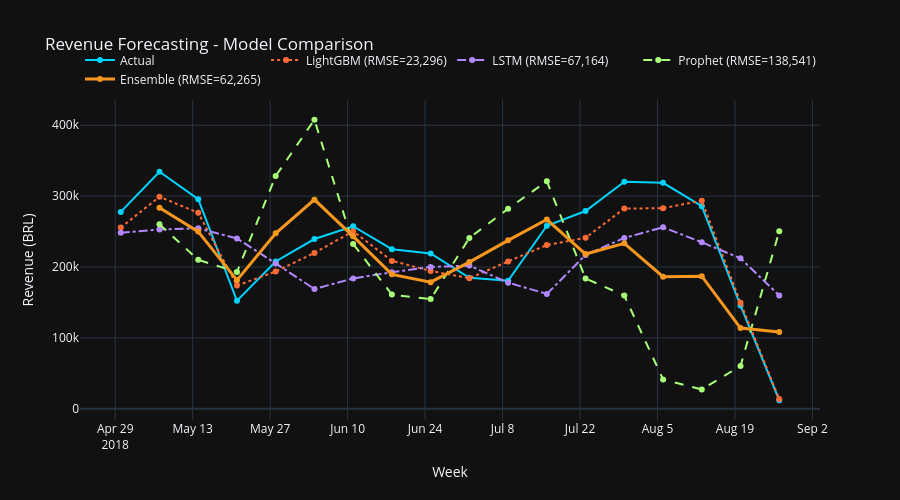

Notebook source saved alongside this figure:
### Markdown cell above
## 8. Biểu đồ so sánh model

### Code cell
plot_df = (
    lgb_results.rename(columns={"actual": "actual_lgb"})
    .merge(
        lstm_results.rename(columns={"actual": "actual_lstm"}),
        on="ds",
        how="outer",
    )
    .merge(
        prophet_results.rename(columns={"actual": "actual_prophet"}),
        on="ds",
        how="outer",
    )
    .merge(ensemble_results[["ds", "ensemble"]], on="ds", how="outer")
    .sort_values("ds")
)
plot_df["actual"] = (
    plot_df["actual_lgb"]
    .combine_first(plot_df["actual_prophet"])
    .combine_first(plot_df["actual_lstm"])
)

fig = go.Figure()

fig.add_trace(go.Scatter(
    x=plot_df["ds"],
    y=plot_df["actual"],
    name="Actual",
    line=dict(color="#00d4ff", width=2),
))
fig.add_trace(go.Scatter(
    x=plot_df["ds"],
    y=plot_df["lightgbm"],
    name=f"LightGBM (RMSE={rmse_lgb:,.0f})",
    line=dict(color="#ff6b35", width=2, dash="dot"),
))
fig.add_trace(go.Scatter(
    x=plot_df["ds"],
    y=plot_df["lstm"],
    name=f"LSTM (RMSE={rmse_lstm:,.0f})",
    line=dict(color="#b388ff", width=2, dash="dashdot"),
))
fig.add_trace(go.Scatter(
    x=plot_df["ds"],
    y=plot_df["prophet"],
    name=f"Prophet (RMSE={rmse_prophet:,.0f})",
    line=dict(color="#a8ff78", width=2, dash="dash"),
))
fig.add_trace(go.Scatter(
    x=plot_df["ds"],
    y=plot_df["ensemble"],
    name=f"Ensemble (RMSE={rmse_ensemble:,.0f})",
    line=dict(color="#f7971e", width=3),
))

fig.update_layout(
    title="Revenue Forecasting - Model Comparison",
    xaxis_title="Week",
    yaxis_title="Revenue (BRL)",
    template="plotly_dark",
    height=500,
    legend=dict(orientation="h", yanchor="bottom", y=1.02),
    hovermode="x unified",
)
fig.show()

### Figure 1 — Plotly figure (JSON) as saved in the notebook; plotly's stock layout.template omitted (floating-point values rounded to 4 significant figures)
{"data": [{"line": {"color": "#00d4ff", "width": 2}, "name": "Actual", "type": "scatter", "x": ["2018-04-30T00:00:00", "2018-05-07T00:00:00", "2018-05-14T00:00:00", "2018-05-21T00:00:00", "2018-05-28T00:00:00", "2018-06-04T00:00:00", "2018-06-11T00:00:00", "2018-06-18T00:00:00", "2018-06-25T00:00:00", "2018-07-02T00:00:00", "2018-07-09T00:00:00", "2018-07-16T00:00:00", "2018-07-23T00:00:00", "2018-07-30T00:00:00", "2018-08-06T00:00:00", "2018-08-13T00:00:00", "2018-08-20T00:00:00", "2018-08-27T00:00:00"], "y": [277700.0, 334300.0, 295700.0, 152300.0, 207700.0, 239500.0, 257500.0, 225100.0, 219000.0, 184800.0, 180500.0, 258200.0, 278900.0, 320200.0, 318700.0, 285800.0, 145700.0, 12000.0]}, {"line": {"color": "#ff6b35", "dash": "dot", "width": 2}, "name": "LightGBM (RMSE=23,296)", "type": "scatter", "x": ["2018-04-30T00:00:00", "2018-05-07T00:00:00", "2018-05-14T00:00:00", "2018-05-21T00:00:00", "2018-05-28T00:00:00", "2018-06-04T00:00:00", "2018-06-11T00:00:00", "2018-06-18T00:00:00", "2018-06-25T00:00:00", "2018-07-02T00:00:00", "2018-07-09T00:00:00", "2018-07-16T00:00:00", "2018-07-23T00:00:00", "2018-07-30T00:00:00", "2018-08-06T00:00:00", "2018-08-13T00:00:00", "2018-08-20T00:00:00", "2018-08-27T00:00:00"], "y": [255600.0, 299100.0, 276500.0, 173800.0, 193600.0, 219900.0, 250400.0, 208600.0, 194500.0, 184200.0, 207900.0, 230900.0, 241200.0, 282400.0, 282900.0, 293600.0, 149500.0, 13750.0]}, {"line": {"color": "#b388ff", "dash": "dashdot", "width": 2}, "name": "LSTM (RMSE=67,164)", "type": "scatter", "x": ["2018-04-30T00:00:00", "2018-05-07T00:00:00", "2018-05-14T00:00:00", "2018-05-21T00:00:00", "2018-05-28T00:00:00", "2018-06-04T00:00:00", "2018-06-11T00:00:00", "2018-06-18T00:00:00", "2018-06-25T00:00:00", "2018-07-02T00:00:00", "2018-07-09T00:00:00", "2018-07-16T00:00:00", "2018-07-23T00:00:00", "2018-07-30T00:00:00", "2018-08-06T00:00:00", "2018-08-13T00:00:00", "2018-08-20T00:00:00", "2018-08-27T00:00:00"], "y": [248200.0, 253000.0, 254600.0, 240400.0, 205000.0, 168900.0, 183800.0, 192700.0, 200000.0, 202000.0, 177900.0, 162000.0, 217100.0, 241000.0, 256100.0, 234900.0, 212200.0, 159800.0]}, {"line": {"color": "#a8ff78", "dash": "dash", "width": 2}, "name": "Prophet (RMSE=138,541)", "type": "scatter", "x": ["2018-04-30T00:00:00", "2018-05-07T00:00:00", "2018-05-14T00:00:00", "2018-05-21T00:00:00", "2018-05-28T00:00:00", "2018-06-04T00:00:00", "2018-06-11T00:00:00", "2018-06-18T00:00:00", "2018-06-25T00:00:00", "2018-07-02T00:00:00", "2018-07-09T00:00:00", "2018-07-16T00:00:00", "2018-07-23T00:00:00", "2018-07-30T00:00:00", "2018-08-06T00:00:00", "2018-08-13T00:00:00", "2018-08-20T00:00:00", "2018-08-27T00:00:00"], "y": [NaN, 260300.0, 210000.0, 192800.0, 328300.0, 407700.0, 232500.0, 161000.0, 154800.0, 241000.0, 282200.0, 321100.0, 183800.0, 159700.0, 41390.0, 27260.0, 60320.0, 250400.0]}, {"line": {"color": "#f7971e", "width": 3}, "name": "Ensemble (RMSE=62,265)", "type": "scatter", "x": ["2018-04-30T00:00:00", "2018-05-07T00:00:00", "2018-05-14T00:00:00", "2018-05-21T00:00:00", "2018-05-28T00:00:00", "2018-06-04T00:00:00", "2018-06-11T00:00:00", "2018-06-18T00:00:00", "2018-06-25T00:00:00", "2018-07-02T00:00:00", "2018-07-09T00:00:00", "2018-07-16T00:00:00", "2018-07-23T00:00:00", "2018-07-30T00:00:00", "2018-08-06T00:00:00", "2018-08-13T00:00:00", "2018-08-20T00:00:00", "2018-08-27T00:00:00"], "y": [NaN, 283500.0, 249900.0, 181400.0, 247500.0, 295000.0, 243300.0, 189600.0, 178600.0, 206900.0, 237600.0, 267000.0, 218200.0, 233400.0, 186300.0, 187100.0, 113900.0, 108400.0]}], "layout": {"height": 500, "hovermode": "x unified", "legend": {"orientation": "h", "y": 1.02, "yanchor": "bottom"}, "title": {"text": "Revenue Forecasting - Model Comparison"}, "xaxis": {"title": {"text": "Week"}}, "yaxis": {"title": {"text": "Revenue (BRL)"}}}}
